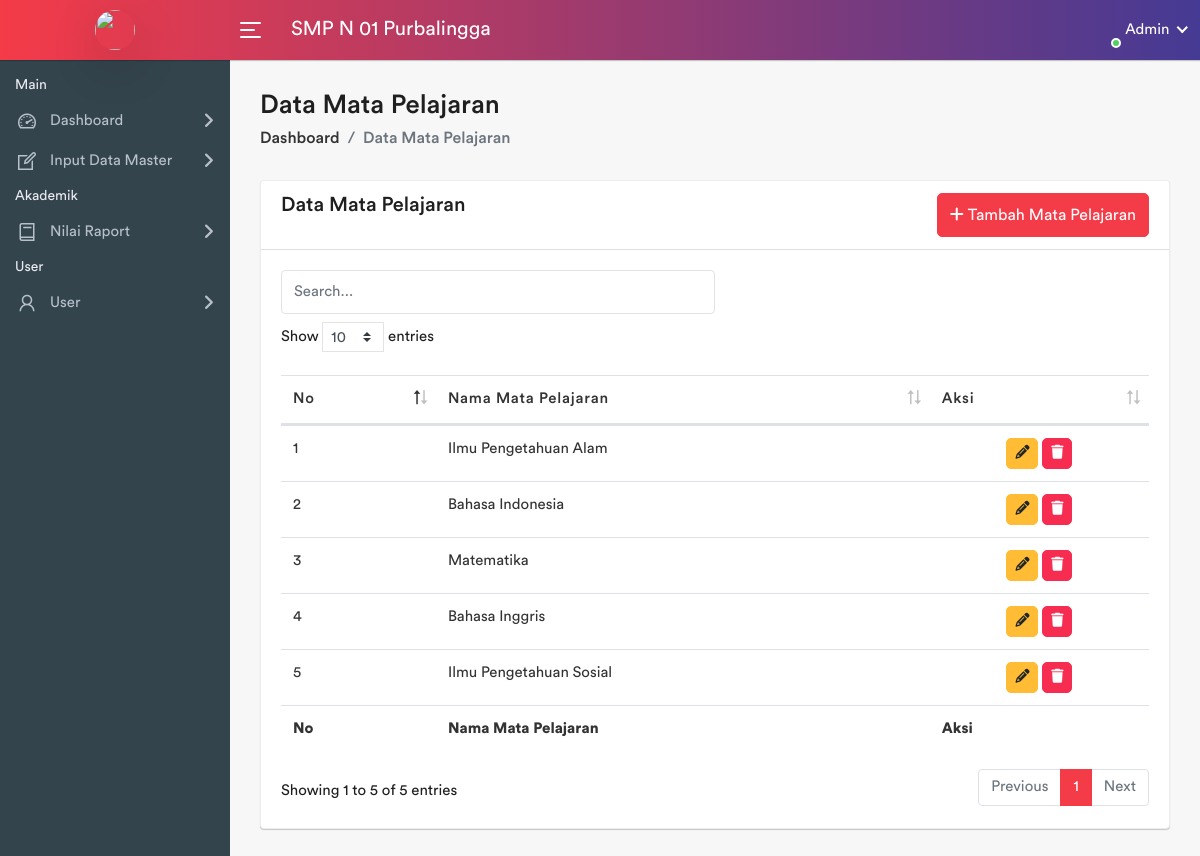
Page /pages/mapel/index.php (signed in) on the committed database.
### tables this page shows
CREATE TABLE `sekolah` (
  `sekolah_id` int(11) NOT NULL,
  `nama_sekolah` varchar(100) NOT NULL,
  `npsn` varchar(10) NOT NULL,
  `jenjang` varchar(10) NOT NULL,
  `status` varchar(10) NOT NULL,
  `alamat_sekolah` varchar(255) DEFAULT NULL,
  `tahun_berdiri` int(11) DEFAULT NULL,
  `akreditasi` varchar(10) DEFAULT NULL,
  `kepala_sekolah` varchar(100) DEFAULT NULL,
  `telepon_sekolah` varchar(15) DEFAULT NULL,
  `email_sekolah` varchar(50) DEFAULT NULL,
  `website_sekolah` varchar(100) DEFAULT NULL,
  `gambar` varchar(255) NOT NULL
);

CREATE TABLE `mata_pelajaran` (
  `mapel_id` int(11) NOT NULL,
  `nama_mapel` varchar(50) NOT NULL
);

### pages/mapel/index.php (the view, shortened to what this page needs)
<?php
    require_once '../template/header.php';
    require_once '../template/sidebar.php';
?>
<div class="page-wrapper">
    <div class="content container-fluid">
        <div class="page-header">
            <div class="row">
                <div class="col-sm-12">
                    <h3 class="page-title">Data Mata Pelajaran</h3>
                    <ul class="breadcrumb">
                        <li class="breadcrumb-item"><a href="../../<?=$_SESSION['mainurl']?>">Dashboard</a></li>
                        <li class="breadcrumb-item active">Data Mata Pelajaran</li>
                    </ul>
                </div>
            </div>
        </div>
        <div class="row">
            <div class="col-sm-12">
                <div class="card flex-fill">
                    <div class="card-header d-flex justify-content-between">
                        <h5 class="card-title">Data Mata Pelajaran</h5>
                        <button type="button" class="btn btn-primary" data-toggle="modal" data-target="#inputModal"><i
                                class="fa fa-plus"></i> Tambah Mata Pelajaran</button>
                    </div>
                    <div class="card-body">
                        <input type="text" id="searchInput" placeholder="Search..." class="form-control col-6 mb-2">
                        <div class="table-responsive">
                            <table class="datatable table table-stripped mb-0">
                                <div class="table-responsive">
                                    <thead>
                                        <tr>
                                            <th>No</th>
                                            <th>Nama Mata Pelajaran</th>
                                            <th>Aksi</th>
                                        </tr>
                                    </thead>
                                    <tfoot>
                                        <tr>
                                            <th>No</th>
                                            <th>Nama Mata Pelajaran</th>
                                            <th>Aksi</th>
                                        </tr>
                                    </tfoot>
                                    <tbody>
                                        <?php
                                        $query = "SELECT * FROM mata_pelajaran";
                                        $result = mysqli_query($koneksi, $query);
                                        $no = 1;
                                        while ($row = mysqli_fetch_assoc($result)) {
                                        ?>
                                        <tr>
                                            <td><?= $no++ ?></td>
                                            <td><?= $row['nama_mapel'] ?></td>
                                            <td class="text-center">
                                                <button type="button" class="btn btn-warning btn-sm" data-toggle="modal"
                                                    data-target="#editModal<?= $row['mapel_id'] ?>"><i
                                                        class="fa fa-pencil"></i></button>
                                                <button type="button" class="btn btn-danger btn-sm" data-toggle="modal"
                                                    data-target="#deleteModal<?= $row['mapel_id'] ?>"><i
                                                        class="fa fa-trash"></i></button>
                                            </td>
                                        </tr>
                                        <?php
                                        }
                                        ?>
                                    </tbody>
                                </div>
                            </table>
                        </div>
                    </div>
                </div>
            </div>
        </div>
    </div>
</div>
<?php
    require_once '../template/footer.php';

### pages/template/sidebar-admin.php (shortened to what this page needs)
<body>
    <div class="main-wrapper">
        <div class="header">
            <div class="header-left">
                <a href="../../<?=$_SESSION['mainurl']?>" class="logo">
                    <img src="<?=$_SESSION['foto']?>" width="40" height="40" alt="" class="rounded-circle shadow-lg">
                </a>
            </div>
            <a id="toggle_btn" href="javascript:void(0);">
                <span class="bar-icon">
                    <span></span>
                    <span></span>
                    <span></span>
                </span>
            </a>
            <?php
        $query = "SELECT nama_sekolah FROM sekolah";
        $result = mysqli_query($koneksi, $query);
        $data = mysqli_fetch_assoc($result);
        ?>
            <div class="page-title-box">
                <h3><?=$data['nama_sekolah']?></h3>
            </div>
            <ul class="nav user-menu">
                <li class="nav-item dropdown has-arrow main-drop">
                    <a href="#" class="dropdown-toggle nav-link" data-toggle="dropdown">
                        <span class="user-img"><img src="<?=$_SESSION['foto']?>" alt="">
                            <span class="status online"></span>
                        </span>
                        <span>Admin</span>
                    </a>
                </li>
            </ul>
        </div>
        <div class="sidebar" id="sidebar">
            <div class="sidebar-inner slimscroll">
                <div id="sidebar-menu" class="sidebar-menu">
                    <ul>
                        <li class="menu-title">
                            <span>Main</span>
                        </li>
                        <li class="submenu">
                            <a href="#"><i class="la la-dashboard"></i> <span> Dashboard</span> <span
                                    class="menu-arrow"></span></a>
                        </li>
                        <li class="submenu">
                            <a href="#"><i class="la la-edit"></i> <span> Input Data Master</span> <span
                                    class="menu-arrow"></span></a>
                        </li>
                        <li class="menu-title">
                            <span>Akademik</span>
                        </li>
                        <li class="submenu">
                            <a href="#"><i class="la la-book"></i> <span> Nilai Raport</span> <span
                                    class="menu-arrow"></span></a>
                        </li>
                        <li class="menu-title">
                            <span>User</span>
                        </li>
                        <li class="submenu">
                            <a href="#"><i class="la la-user"></i> <span> User </span> <span
                                    class="menu-arrow"></span></a>
                        </li>
                    </ul>
                </div>
            </div>
        </div>

### rows in the picture
sekolah: nama_sekolah "SMP N 01 Purbalingga"
mata_pelajaran: nama_mapel "Ilmu Pengetahuan Alam"
mata_pelajaran: nama_mapel "Bahasa Indonesia"
mata_pelajaran: nama_mapel "Matematika"
mata_pelajaran: nama_mapel "Bahasa Inggris"
mata_pelajaran: nama_mapel "Ilmu Pengetahuan Sosial"
